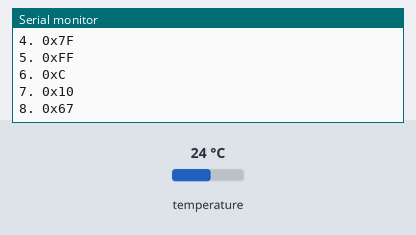
A sketch run on a simulated Arduino Uno, built with avr-gcc and run on an emulated ATmega328P. On the bench: the last lines printed to the serial monitor. Wiring (inferred from the names in the program): DS18B20 sensor: data pin 7. The inputs (shaded band) are chosen by the test bench; at power-on: temperature 24 °C.

Above: at 3.9 s.
4.0 s: temperature set to 28 °C
At 7.7 s:
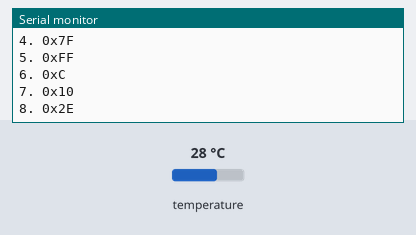
10.9 s: temperature set to 7 °C
At 13.2 s:
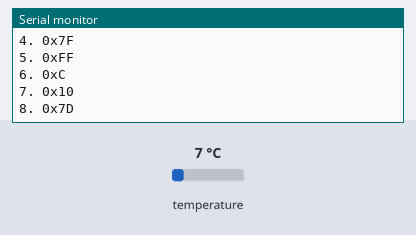
17.0 s: temperature set to 10 °C
At 19.9 s:
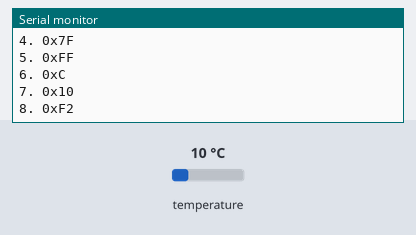
Timing chart, 0 to 21.4 s (numbered marks = the images above; inputs shaded):
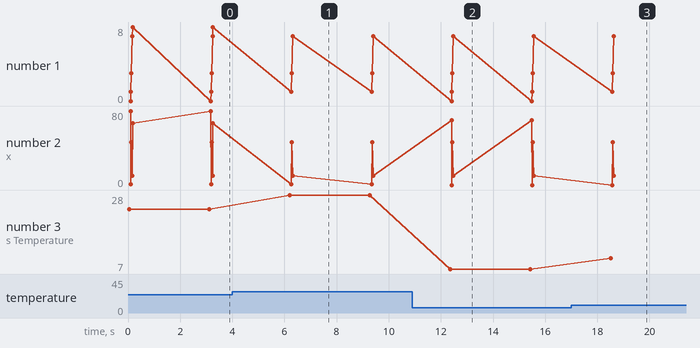

Measured:
- after the input at 4.0 s, the serial monitor: prints a new line after 2.2 s (image 1)
- after the input at 10.9 s, the serial monitor: prints a new line after 1.5 s (image 2)
- after the input at 17.0 s, the serial monitor: prints a new line after 1.5 s (image 3)
- plotted number 3: 24 → 28 after the input at 4.0 s

The sketch:

my_ds18b20_pro_03_01_get_scratchpad.ino
```cpp
/**********************************************************************
 - 適用狀況：只能用於1台arduino連接1個DS18B20之狀態
 - 功能描述：可重置DS18B20及讀寫命令及取得溫度值
 - 詳細內容：不引用他人函數庫的情況下，讓Arduino與DS18B20於1對1的連接下，
 			能做資料讀寫之功能，順利取得溫度值並回饋訊息至串列埠螢幕中
 - 版本新增：讀取中間暫存器之資料
 - 主機版本：Arduino UNO R3
 *********************************************************************/
const uint8_t  g_dq_pin =7;             //Arduino數位腳位2接到DS18B20，DQ為Data input/output的縮寫
uint8_t scratchpad[9];
//ROM命令
#define Skip_ROM 			0xcc	//用於1對1時，省略每次作ROM序號確認程序

//RAM命令
#define Convert_T			0x44	//啟動溫度轉換
#define Read_Scratchpad		0xbe	//讀取暫存器值，有9個字元


void setup() {
	Serial.begin(9600);
	Serial.println("<<Get The Temperature from DS18B20>>");
}

void loop() {
	Serial.print("DS18b20's Temperature ->");
	Serial.println(getTempC());
	PrintScratchpad();
	delay(3000);

}
void PrintScratchpad() {
	Serial.println("DS18b20's scratchpad Data ->");
	for(int i = 0; i < 9; ++i)
	{
		Serial.print(i);
		Serial.print(". 0x");
		Serial.print(scratchpad[i],HEX);
		Serial.println("");
	}
}

float getTempC()
{
	while(!CommandReset());      	//重啟成功，再進行動作

	SendCommand(Skip_ROM);		//主機下0xcc命令（1對1的省略ROM確認作業）
	SendCommand(Convert_T);		//0x44啟動溫度轉換
	//方法1：
	//由於位元精度差異，其轉換時間93.75/187.5/375/750ms等四種變化，
	//先以最大值作延時設定，可以保證時間的充足
	//delay(750);

	//方法2：讀忙控制：參考Datasheet當DS18B20於轉換溫度資料時
	//若主機對它作讀取slot的動作，它將會持續於低電位(0)
	//直到它轉換完畢後，就能得到1
	while(! ReadSlot());


	//再次重啟，因為要作通訊作業
	while(!CommandReset());       	  //重啟成功，再進行動作
	SendCommand(Skip_ROM);		      //主機下0xcc命令（1對1的省略ROM確認作業）
	SendCommand(Read_Scratchpad);	  //0xBE溫度暫存器中的訊息（共9個字元）
	SaveData();						  //將讀取的資料放入陣列中
	//暫存器有資料了，可以進行溫度的計算
	return Caculate_Temperature();    //計算溫度並傳回溫度值
}

void SaveData() {
	for(int i = 0; i < 9; ++i)
	{
		noInterrupts();
		scratchpad[i]=ReadByte();
		interrupts();
	}
}

/**************************************************************************
 * [溫度值轉換程序]
 * 1、正負值判定：當MSB>7，就是負值（將負值指標值設置為true）
 * 2、若為負值就進行補數運算：反相（~）後，再加1
 * 3、結合MSB及LSB成一個十六位元，並算出其整數
 * 4、乘上單位比例值0.0625
 * 5、若為負數時，加負數符號
 * 6、將溫度值傳回
 ************************************************************************/
float Caculate_Temperature()
{
	//前兩個字元就是溫度的訊息
	uint8_t temp_LSB = scratchpad[0];	  //第一個讀到的是低位
	uint8_t temp_MSB = scratchpad[1];      //第二個讀到的是高位
	boolean  fp_minus = false;	  	    //温度正負標誌：預設為false，因為通常為零度以上
	if(temp_MSB > 0x7f)  //當temp_MSB>7代表此溫度為負數值時，測到的數值需要先反相再加 1
	{
		fp_minus = true;					//溫度正負指標，負數時fg_Minus=0
		temp_MSB = ~temp_MSB;			 	//將temp_MSB中的每一位元反相（0、1互換）
		temp_LSB = ~temp_LSB + 1;
		//將temp_LSB中的每一位元反相（0、1互換），要記得加一，才能正確的反應其值
	}
	//以十六位元空箱來結合MSB及LSB
	uint16_t raw_temp =
	    (((uint16_t)temp_MSB) << 8) |     	//將MSB先用空的十六位元左移8個位元，等於乘256
	    (((uint16_t)temp_LSB));
	/*
	 	//底下是輸出LSB及MSB資料以作為檢核用，若不顯示可整段mark起來
		Serial.println("<<DS18b20's Temperature LSB&MSB >>");

		Serial.print("LSB BIN->");
		Serial.println(temp_LSB, BIN);

		Serial.print("MSB BIN->");
		Serial.println(B00000000|temp_MSB, BIN);

		Serial.print("MSB+LSB BIN->");
		Serial.print(raw_temp, BIN);
		Serial.print("  int MSB+LSB -->");
		Serial.println(raw_temp);

		//以上是輸出LSB及MSB資料以作為檢核用，若不顯示可整段mark起來
	*/
	float fp_temp = raw_temp * 0.0625;
	//將十六位元的整數值再乘於0.0625的單位值，既得溫度值

	if(fp_minus) {fp_temp = -fp_temp;}	//當fp_minus是1，代表是負數，將溫度加上負號
	return fp_temp;
}

uint8_t ReadByte()
{
	uint8_t byte_in=0;
	for(uint8_t i = 0; i < 8; i++)
	{
		//此時所測到的電位，就是此位元的資料
		noInterrupts();
		if(ReadSlot()) {
			//看看此時主機線的電位狀況若為高位，就是1
			bitSet(byte_in, i); 		  //將byte_in第i個位元值，設置為1
		}
		else {
			bitClear(byte_in, i); 		//將byte_in第i個位元值，設置為0
		}
		interrupts();
	}
	return (byte_in);
}

uint8_t ReadSlot() {
	//one wire的設定是3,10,53
	//主廠建議：6/9/55（含步驟是4/8/55）亦可
	//me:調整為2/10/48
	//所以位置於12~13時為佳！這個時間點，才能判別0或1
	//讀時隙（Read Time Slot）步驟01：確保與上一個讀時序有1us的間隔
	noInterrupts();
	delayMicroseconds(1);
	//讀時隙（Read Time Slot）步驟02：啟始信號--拉低電位
	pinMode(g_dq_pin, OUTPUT);	      //轉為輸出，可達到高電位
	digitalWrite(g_dq_pin, LOW);	  //將電位拉低告訴DS18B20，主機已準備好了
	//讀時隙（Read Time Slot）步驟03：保持低電位最少1us
	delayMicroseconds(2);
	//讀時隙（Read Time Slot）步驟04：釋放線路電位
	pinMode(g_dq_pin, INPUT);		  //轉為輸入狀態，同時釋放線路
	//讀時隙（Read Time Slot）步驟05：等待時間，
	delayMicroseconds(10);			  //加前面的延時，約於12~13us時取樣
	//讀時隙（Read Time Slot）步驟06：讀取slot的電位值
	uint8_t fp=digitalRead(g_dq_pin);
	//讀時隙（Read Time Slot）步驟07：延時動作至少要60us
	interrupts();
	delayMicroseconds(55);			 //加上延時過渡此段作業時間60us
	return fp;
}

void SendCommand(uint8_t instruction)
{
	for(uint8_t i = 0; i < 8; i++) {
		noInterrupts();
		WriteSolt(bitRead(instruction, i));
		interrupts();
	}
}

void WriteSolt(uint8_t order_bit)
{
	if(order_bit) {   	    //當值為1時的處理，
		noInterrupts();
		pinMode(g_dq_pin, OUTPUT);      //先將pin腳改為輸出狀態
		digitalWrite(g_dq_pin, LOW);    //將電位拉低，等於通知DS18B20要do something
		delayMicroseconds(10); 		    //至少要等待1us，但於15us前轉為高電位
		pinMode(g_dq_pin, INPUT);	    //將接收轉成INPUT狀態，轉為高電位
		interrupts();
		delayMicroseconds(60);		    //加前段的延時至少等待60us過此周期
	}
	else { 							   //當寫入值為'0'時，Tx拉低電位時段60~120us
		noInterrupts();
		pinMode(g_dq_pin, OUTPUT);	   //先轉為輸出狀態
		digitalWrite(g_dq_pin, LOW);   //將電位輸出低電位
		delayMicroseconds(65);         //靜靜的等待DS18B20來讀取資料
		pinMode(g_dq_pin, INPUT);      //釋放電位控制轉回輸入狀態
		interrupts();
		delayMicroseconds(5);		   //等待上拉電阻將電位復位為HIGH
	}
}

uint8_t CommandReset()
{
	TxReset();
	noInterrupts();
	uint8_t f=RxResult();
	interrupts();
	ThroughRx();
	//Serial.print("Reset==>");
	//Serial.println(f);
	return f;
}

void TxReset() {
	uint16_t time_keep_low = 480;
	noInterrupts();
	//Tx階段：Step 1.主機發送重置脈沖
	pinMode(g_dq_pin, OUTPUT);
	//Tx階段：Step 2.主機拉低電位
	digitalWrite(g_dq_pin, LOW);
	interrupts();
	//Tx階段：Step 3.主機持續於低電位
	delayMicroseconds(time_keep_low);
	//Tx階段：Step 4.主機釋放電位控制，轉為輸入狀態
	pinMode(g_dq_pin, INPUT);
}

uint8_t RxResult() {
	uint8_t time_wait_read=70;
	//Rx階段：Step 5.延時並讀取DS18B20回應電位值
	delayMicroseconds(time_wait_read);
	return !digitalRead(g_dq_pin);
}

void ThroughRx() {
	//Rx階段：Step 6.延時並讓其超過Rx的480us時間

	//方法1：讓其自然超過Master最長的Rx週期
	uint16_t time_through =410;
	delayMicroseconds(time_through);

	//方法2：
	//當DS18B20仍在回應（低電位）就停於此，等其拉高就返回
	//while(!digitalRead(g_dq_pin));
}
```
